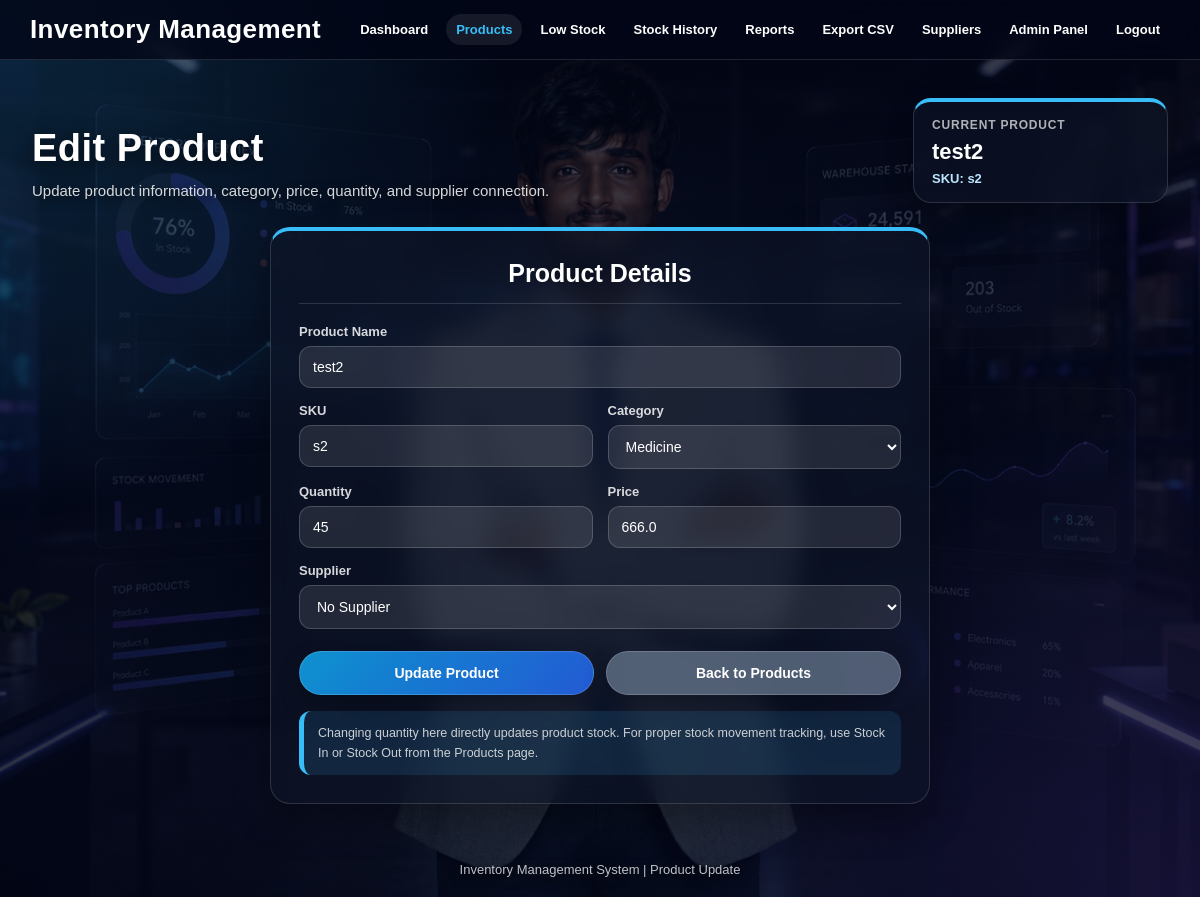
The app's page /edit/2 (signed in) with its own data.
### tables this page shows
CREATE TABLE products (
            id INTEGER PRIMARY KEY AUTOINCREMENT,
            name TEXT NOT NULL,
            sku TEXT UNIQUE NOT NULL,
            category TEXT DEFAULT 'Others',
            quantity INTEGER NOT NULL,
            price REAL NOT NULL,
            supplier_id INTEGER, user_id INTEGER,
            FOREIGN KEY (supplier_id) REFERENCES suppliers(id)
        );

### auth.py (the view)
    def wrapper(*args, **kwargs):
        if not session.get("user"):
            return redirect(url_for("login"))
        return func(*args, **kwargs)

### app.py (called while the page is built, shortened)
def get_current_user_id():
    if "user_id" in session:
        return session["user_id"]

@app.route("/edit/<int:pid>")
@login_required
def edit(pid):
    user_id = get_current_user_id()
    if user_id is None:
        return redirect("/login")
    product = get_product_by_id(user_id, pid)
    suppliers = get_all_suppliers(user_id)
    if product is None:
        flash("Product not found.", "error")
        return redirect("/products")
    return render_template(
        "edit_product.html",
        product=product,
        suppliers=suppliers
    )

### auth.py (called while the page is built)
def login_required(func):
    def wrapper(*args, **kwargs):
        if not session.get("user"):
            return redirect(url_for("login"))
        return func(*args, **kwargs)
    wrapper.__name__ = func.__name__
    return wrapper

### models.py (called while the page is built)
def is_postgres():
    return DATABASE_URL.startswith("postgres://") or DATABASE_URL.startswith("postgresql://")

def get_sqlite_db_name():
    if DATABASE_URL.startswith("sqlite:///"):
        return DATABASE_URL.replace("sqlite:///", "")
    return "inventory.db"

def get_db_connection():
    if is_postgres():
        conn = psycopg2.connect(
            DATABASE_URL,
            cursor_factory=psycopg2.extras.RealDictCursor
        )
        return conn
    db_name = get_sqlite_db_name()
    conn = sqlite3.connect(db_name)
    conn.row_factory = sqlite3.Row
    return conn

def convert_placeholders(sql):
    if is_postgres():
        return sql.replace("?", "%s")
    return sql

def fetch_one(sql, params=()):
    conn = get_db_connection()
    cursor = conn.cursor()
    cursor.execute(convert_placeholders(sql), params)
    row = cursor.fetchone()
    cursor.close()
    conn.close()
    return row

def fetch_all(sql, params=()):
    conn = get_db_connection()
    cursor = conn.cursor()
    cursor.execute(convert_placeholders(sql), params)
    rows = cursor.fetchall()
    cursor.close()
    conn.close()
    return rows

def get_product_by_id(user_id, pid):
    return fetch_one("""
        SELECT
            products.*,
            suppliers.name AS supplier_name
        FROM products
        LEFT JOIN suppliers
            ON products.supplier_id = suppliers.id
            AND suppliers.user_id = products.user_id
        WHERE products.id = ?
        AND products.user_id = ?
    """, (pid, user_id))

def get_all_suppliers(user_id):
    return fetch_all("""
        SELECT *
        FROM suppliers
        WHERE user_id = ?
        ORDER BY id DESC
    """, (user_id,))

### templates/edit_product.html (shortened to what this page needs)
<!DOCTYPE html>
<html>
<head>
</head>
<body>
    <div class="navbar">
        <h2>Inventory Management</h2>
        <div class="navbar-links">
            <a href="/dashboard">Dashboard</a>
            <a class="active" href="/products">Products</a>
            <a href="/low-stock">Low Stock</a>
            <a href="/stock-history">Stock History</a>
            <a href="/reports">Reports</a>
            <a href="/export-products">Export CSV</a>
            <a href="/suppliers">Suppliers</a>
            {% if session.get("user") == "admin" %}
    <a href="/admin/users">Admin Panel</a>
{% endif %}
            <a href="/logout">Logout</a>
        </div>
    </div>
    <div class="container">
        <div class="hero-row">
            <div class="hero-title">
                <h1>Edit Product</h1>
                <p>Update product information, category, price, quantity, and supplier connection.</p>
            </div>
            <div class="product-mini-card">
                <h3>Current Product</h3>
                <p>{{ product['name'] }}</p>
                <span>SKU: {{ product['sku'] }}</span>
            </div>
        </div>
        <div class="form-wrapper">
            <div class="form-card">
                <h3>Product Details</h3>
                <form action="/update/{{ product['id'] }}" method="POST">
                    <div class="form-grid">
                        <div class="form-group full">
                            <label>Product Name</label>
                            <input
                                type="text"
                                name="name"
                                value="{{ product['name'] }}"
                                required
                            >
                        </div>
                        <div class="form-group">
                            <label>SKU</label>
                            <input
                                type="text"
                                name="sku"
                                value="{{ product['sku'] }}"
                                required
                            >
                        </div>
                        <div class="form-group">
                            <label>Category</label>
                            <select name="category" required>
                                <option value="Medicine" {% if product["category"] == "Medicine" %}selected{% endif %}>
                                    Medicine
                                </option>
                            </select>
                        </div>
                        <div class="form-group">
                            <label>Quantity</label>
                            <input
                                type="number"
                                name="quantity"
                                value="{{ product['quantity'] }}"
                                min="0"
                                required
                            >
                        </div>
                        <div class="form-group">
                            <label>Price</label>
                            <input
                                type="number"
                                step="0.01"
                                name="price"
                                value="{{ product['price'] }}"
                                min="0"
                                required
                            >
                        </div>
                        <div class="form-group full">
                            <label>Supplier</label>
                            <select name="supplier_id">
                                <option value="">No Supplier</option>
                            </select>
                        </div>
                    </div>
                    <div class="button-row">
                        <button type="submit">Update Product</button>
                        <a class="back-btn" href="/products">Back to Products</a>
                    </div>
                    <div class="note">
                        Changing quantity here directly updates product stock. For proper stock movement tracking, use Stock In or Stock Out from the Products page.
                    </div>
                </form>
            </div>
        </div>
    </div>
    <div class="footer">
        Inventory Management System | Product Update
    </div>
</body>
</html>

### records on screen
products: name "test2", sku "s2", category "Medicine", quantity "45", price "666.0"
